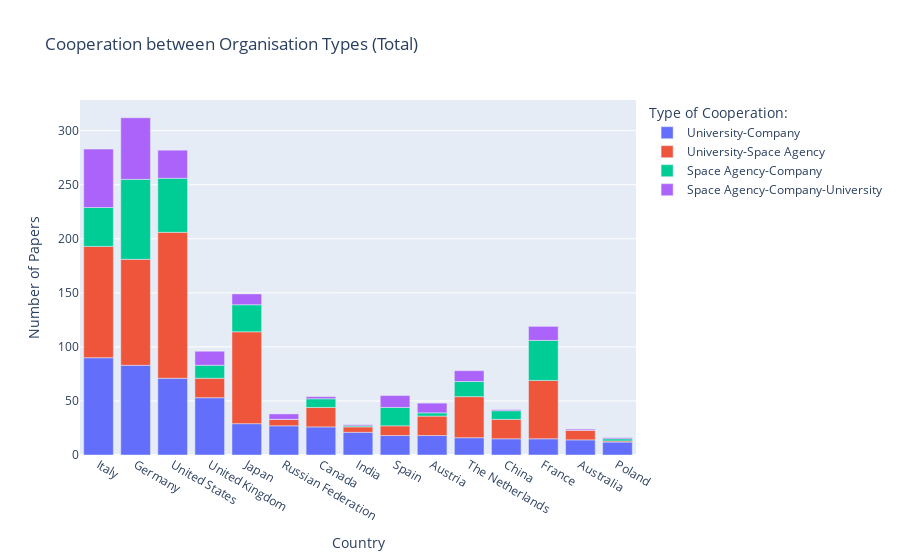

The notebook cell saved with this chart:
### Markdown cell above
The graph below shows cooperation between different organisation types by country. In Germany for instance, the engagement between its space agency (DLR) and companies is stronger than elsewhere.

### Code cell
graph_orgatype_coop()

### Figure 1 — Plotly figure (JSON) as saved in the notebook; plotly's stock layout.template omitted (floating-point values rounded to 4 significant figures)
{"data": [{"alignmentgroup": "True", "hovertemplate": "Type of Cooperation:=University-Company<br>Country=%{x}<br>Number of Papers=%{y}<extra></extra>", "legendgroup": "University-Company", "marker": {"color": "#636efa", "pattern": {"shape": ""}}, "name": "University-Company", "offsetgroup": "University-Company", "orientation": "v", "showlegend": true, "textposition": "auto", "type": "bar", "x": ["Italy", "Germany", "United States", "United Kingdom", "Japan", "Russian Federation", "Canada", "India", "Spain", "Austria", "The Netherlands", "China", "France", "Australia", "Poland"], "xaxis": "x", "y": [90, 83, 71, 53, 29, 27, 26, 21, 18, 18, 16, 15, 15, 14, 12], "yaxis": "y"}, {"alignmentgroup": "True", "hovertemplate": "Type of Cooperation:=University-Space Agency<br>Country=%{x}<br>Number of Papers=%{y}<extra></extra>", "legendgroup": "University-Space Agency", "marker": {"color": "#EF553B", "pattern": {"shape": ""}}, "name": "University-Space Agency", "offsetgroup": "University-Space Agency", "orientation": "v", "showlegend": true, "textposition": "auto", "type": "bar", "x": ["Italy", "Germany", "United States", "United Kingdom", "Japan", "Russian Federation", "Canada", "India", "Spain", "Austria", "The Netherlands", "China", "France", "Australia", "Poland"], "xaxis": "x", "y": [103, 98, 135, 18, 85, 6, 18, 5, 9, 18, 38, 18, 54, 9, 1], "yaxis": "y"}, {"alignmentgroup": "True", "hovertemplate": "Type of Cooperation:=Space Agency-Company<br>Country=%{x}<br>Number of Papers=%{y}<extra></extra>", "legendgroup": "Space Agency-Company", "marker": {"color": "#00cc96", "pattern": {"shape": ""}}, "name": "Space Agency-Company", "offsetgroup": "Space Agency-Company", "orientation": "v", "showlegend": true, "textposition": "auto", "type": "bar", "x": ["Italy", "Germany", "United States", "United Kingdom", "Japan", "Russian Federation", "Canada", "India", "Spain", "Austria", "The Netherlands", "China", "France", "Australia", "Poland"], "xaxis": "x", "y": [36, 74, 50, 12, 25, 0, 8, 1, 17, 3, 14, 8, 37, 0, 2], "yaxis": "y"}, {"alignmentgroup": "True", "hovertemplate": "Type of Cooperation:=Space Agency-Company-University<br>Country=%{x}<br>Number of Papers=%{y}<extra></extra>", "legendgroup": "Space Agency-Company-University", "marker": {"color": "#ab63fa", "pattern": {"shape": ""}}, "name": "Space Agency-Company-University", "offsetgroup": "Space Agency-Company-University", "orientation": "v", "showlegend": true, "textposition": "auto", "type": "bar", "x": ["Italy", "Germany", "United States", "United Kingdom", "Japan", "Russian Federation", "Canada", "India", "Spain", "Austria", "The Netherlands", "China", "France", "Australia", "Poland"], "xaxis": "x", "y": [54, 57, 26, 13, 10, 5, 2, 1, 11, 9, 10, 1, 13, 1, 1], "yaxis": "y"}], "layout": {"barmode": "relative", "legend": {"title": {"text": "Type of Cooperation:"}, "tracegroupgap": 0}, "title": {"text": "Cooperation between Organisation Types (Total)"}, "xaxis": {"anchor": "y", "domain": [0, 1], "title": {"text": "Country"}}, "yaxis": {"anchor": "x", "domain": [0, 1], "title": {"text": "Number of Papers"}}}}
